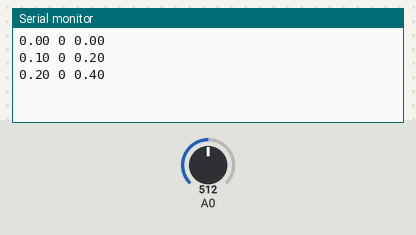
A sketch run on a simulated Arduino Uno, built with avr-gcc and run on an emulated ATmega328P. On the bench: the last lines printed to the serial monitor. Inputs (shaded band) come from the test bench; at power-on: A0 = 512.

Above: at 1.3 s.
1.4 s: A0 set to 0
At 2.5 s:
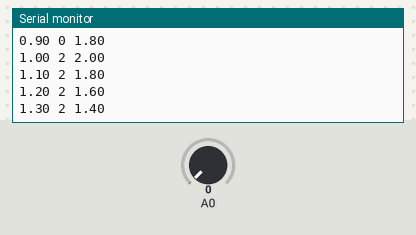
4.5 s: A0 set to 122
At 4.74 s:
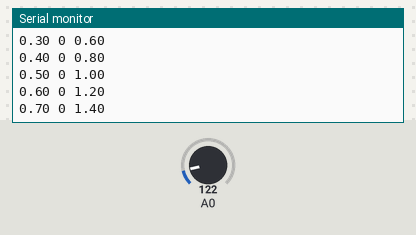
Timing chart, 0 to 7.5 s (numbered marks = the images above; inputs shaded):
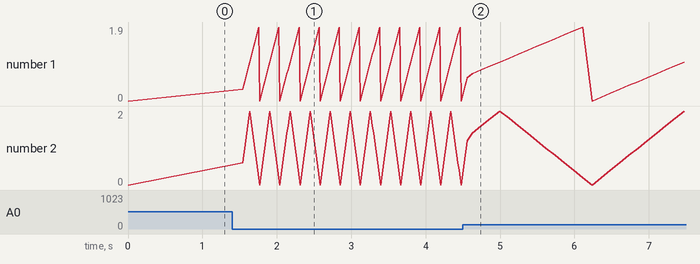

The sketch:

sereal_mo.ino
```cpp
void setup() {
 Serial.begin(9600);
 pinMode(A0,INPUT);
}

void loop()
{
 //Sine Wave & Cosine Wave
 float i=0;
 for(i=0;i<=2;i+=0.1)
 {
    Serial.print(i);
    Serial.print(" ");
    if(i<1.0)
    Serial.print(0);
    else
    Serial.print(2);
    Serial.print(" ");
    if(i<1)
    Serial.println(2*i);
    else
    Serial.println(-2*i+4);


 delay(analogRead(A0)+1);
 }
}
```

Measured:
- after the input at 1.4 s, the serial monitor: prints a new line after 0.22 s (image 1)
